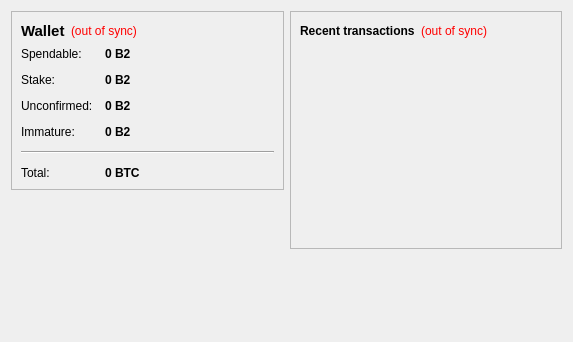
<?xml version="1.0" encoding="UTF-8"?>
<ui version="4.0">
 <class>OverviewPage</class>
 <widget class="QWidget" name="OverviewPage">
  <property name="geometry">
   <rect>
    <x>0</x>
    <y>0</y>
    <width>573</width>
    <height>342</height>
   </rect>
  </property>
  <property name="windowTitle">
   <string>Form</string>
  </property>
  <layout class="QHBoxLayout" name="horizontalLayout" stretch="1,1">
   <item>
    <layout class="QVBoxLayout" name="verticalLayout_2">
     <item>
      <widget class="QFrame" name="frame">
       <property name="frameShape">
        <enum>QFrame::StyledPanel</enum>
       </property>
       <property name="frameShadow">
        <enum>QFrame::Raised</enum>
       </property>
       <layout class="QVBoxLayout" name="verticalLayout_4">
        <item>
         <layout class="QHBoxLayout" name="horizontalLayout_4">
          <item>
           <widget class="QLabel" name="label_5">
            <property name="font">
             <font>
              <pointsize>11</pointsize>
              <weight>75</weight>
              <bold>true</bold>
             </font>
            </property>
            <property name="text">
             <string>Wallet</string>
            </property>
           </widget>
          </item>
          <item>
           <widget class="QLabel" name="labelWalletStatus">
            <property name="toolTip">
             <string>The displayed information may be out of date. Your wallet automatically synchronizes with the B2COIN network after a connection is established, but this process has not completed yet.</string>
            </property>
            <property name="styleSheet">
             <string notr="true">QLabel { color: red; }</string>
            </property>
            <property name="text">
             <string notr="true">(out of sync)</string>
            </property>
            <property name="alignment">
             <set>Qt::AlignLeading|Qt::AlignLeft|Qt::AlignVCenter</set>
            </property>
           </widget>
          </item>
          <item>
           <spacer name="horizontalSpacer_2">
            <property name="orientation">
             <enum>Qt::Horizontal</enum>
            </property>
            <property name="sizeHint" stdset="0">
             <size>
              <width>40</width>
              <height>20</height>
             </size>
            </property>
           </spacer>
          </item>
         </layout>
        </item>
        <item>
         <layout class="QFormLayout" name="formLayout_2">
          <property name="fieldGrowthPolicy">
           <enum>QFormLayout::AllNonFixedFieldsGrow</enum>
          </property>
          <property name="horizontalSpacing">
           <number>12</number>
          </property>
          <property name="verticalSpacing">
           <number>12</number>
          </property>
          <item row="0" column="0">
           <widget class="QLabel" name="label">
            <property name="text">
             <string>Spendable:</string>
            </property>
           </widget>
          </item>
          <item row="0" column="1">
           <widget class="QLabel" name="labelBalance">
            <property name="font">
             <font>
              <weight>75</weight>
              <bold>true</bold>
             </font>
            </property>
            <property name="cursor">
             <cursorShape>IBeamCursor</cursorShape>
            </property>
            <property name="toolTip">
             <string>Your current spendable balance</string>
            </property>
            <property name="text">
             <string notr="true">0 B2</string>
            </property>
            <property name="textInteractionFlags">
             <set>Qt::LinksAccessibleByMouse|Qt::TextSelectableByKeyboard|Qt::TextSelectableByMouse</set>
            </property>
           </widget>
          </item>
          <item row="1" column="0">
           <widget class="QLabel" name="label_6">
            <property name="text">
             <string>Stake:</string>
            </property>
           </widget>
          </item>
          <item row="1" column="1">
           <widget class="QLabel" name="labelStake">
            <property name="font">
             <font>
              <weight>75</weight>
              <bold>true</bold>
             </font>
            </property>
            <property name="cursor">
             <cursorShape>IBeamCursor</cursorShape>
            </property>
            <property name="toolTip">
             <string>Total of coins that was staked, and do not yet count toward the current balance</string>
            </property>
            <property name="text">
             <string notr="true">0 B2</string>
            </property>
            <property name="textInteractionFlags">
             <set>Qt::LinksAccessibleByMouse|Qt::TextSelectableByKeyboard|Qt::TextSelectableByMouse</set>
            </property>
           </widget>
          </item>
          <item row="2" column="0">
           <widget class="QLabel" name="label_3">
            <property name="text">
             <string>Unconfirmed:</string>
            </property>
           </widget>
          </item>
          <item row="2" column="1">
           <widget class="QLabel" name="labelUnconfirmed">
            <property name="font">
             <font>
              <weight>75</weight>
              <bold>true</bold>
             </font>
            </property>
            <property name="cursor">
             <cursorShape>IBeamCursor</cursorShape>
            </property>
            <property name="toolTip">
             <string>Total of transactions that have yet to be confirmed, and do not yet count toward the current balance</string>
            </property>
            <property name="text">
             <string notr="true">0 B2</string>
            </property>
            <property name="textInteractionFlags">
             <set>Qt::LinksAccessibleByMouse|Qt::TextSelectableByKeyboard|Qt::TextSelectableByMouse</set>
            </property>
           </widget>
          </item>
          <item row="3" column="0">
           <widget class="QLabel" name="labelImmatureText">
            <property name="text">
             <string>Immature:</string>
            </property>
           </widget>
          </item>
          <item row="3" column="1">
           <widget class="QLabel" name="labelImmature">
            <property name="font">
             <font>
              <weight>75</weight>
              <bold>true</bold>
             </font>
            </property>
            <property name="toolTip">
             <string>Mined balance that has not yet matured</string>
            </property>
            <property name="text">
             <string notr="true">0 B2</string>
            </property>
            <property name="textInteractionFlags">
             <set>Qt::LinksAccessibleByMouse|Qt::TextSelectableByKeyboard|Qt::TextSelectableByMouse</set>
            </property>
           </widget>
          </item>
          <item row="4" column="0" colspan="2">
           <widget class="Line" name="line">
            <property name="orientation">
             <enum>Qt::Horizontal</enum>
            </property>
           </widget>
          </item>
          <item row="5" column="0">
           <widget class="QLabel" name="labelTotalText">
            <property name="text">
             <string>Total:</string>
            </property>
           </widget>
          </item>
          <item row="5" column="1">
           <widget class="QLabel" name="labelTotal">
            <property name="font">
             <font>
              <weight>75</weight>
              <bold>true</bold>
             </font>
            </property>
            <property name="cursor">
             <cursorShape>IBeamCursor</cursorShape>
            </property>
            <property name="toolTip">
             <string>Your current total balance</string>
            </property>
            <property name="text">
             <string notr="true">0 BTC</string>
            </property>
            <property name="textInteractionFlags">
             <set>Qt::LinksAccessibleByMouse|Qt::TextSelectableByKeyboard|Qt::TextSelectableByMouse</set>
            </property>
           </widget>
          </item>
         </layout>
        </item>
       </layout>
      </widget>
     </item>
     <item>
      <spacer name="verticalSpacer">
       <property name="orientation">
        <enum>Qt::Vertical</enum>
       </property>
       <property name="sizeHint" stdset="0">
        <size>
         <width>20</width>
         <height>40</height>
        </size>
       </property>
      </spacer>
     </item>
    </layout>
   </item>
   <item>
    <layout class="QVBoxLayout" name="verticalLayout_3">
     <item>
      <widget class="QFrame" name="frame_2">
       <property name="frameShape">
        <enum>QFrame::StyledPanel</enum>
       </property>
       <property name="frameShadow">
        <enum>QFrame::Raised</enum>
       </property>
       <layout class="QVBoxLayout" name="verticalLayout">
        <item>
         <layout class="QHBoxLayout" name="horizontalLayout_2">
          <item>
           <widget class="QLabel" name="label_4">
            <property name="text">
             <string>&lt;b&gt;Recent transactions&lt;/b&gt;</string>
            </property>
           </widget>
          </item>
          <item>
           <widget class="QLabel" name="labelTransactionsStatus">
            <property name="toolTip">
             <string>The displayed information may be out of date. Your wallet automatically synchronizes with the B2COIN network after a connection is established, but this process has not completed yet.</string>
            </property>
            <property name="styleSheet">
             <string notr="true">QLabel { color: red; }</string>
            </property>
            <property name="text">
             <string notr="true">(out of sync)</string>
            </property>
            <property name="alignment">
             <set>Qt::AlignRight|Qt::AlignTrailing|Qt::AlignVCenter</set>
            </property>
           </widget>
          </item>
          <item>
           <spacer name="horizontalSpacer">
            <property name="orientation">
             <enum>Qt::Horizontal</enum>
            </property>
            <property name="sizeHint" stdset="0">
             <size>
              <width>40</width>
              <height>20</height>
             </size>
            </property>
           </spacer>
          </item>
         </layout>
        </item>
        <item>
         <widget class="QListView" name="listTransactions">
          <property name="styleSheet">
           <string notr="true">QListView { background: transparent; }</string>
          </property>
          <property name="frameShape">
           <enum>QFrame::NoFrame</enum>
          </property>
          <property name="verticalScrollBarPolicy">
           <enum>Qt::ScrollBarAlwaysOff</enum>
          </property>
          <property name="horizontalScrollBarPolicy">
           <enum>Qt::ScrollBarAlwaysOff</enum>
          </property>
          <property name="selectionMode">
           <enum>QAbstractItemView::NoSelection</enum>
          </property>
         </widget>
        </item>
       </layout>
      </widget>
     </item>
     <item>
      <spacer name="verticalSpacer_2">
       <property name="orientation">
        <enum>Qt::Vertical</enum>
       </property>
       <property name="sizeHint" stdset="0">
        <size>
         <width>20</width>
         <height>40</height>
        </size>
       </property>
      </spacer>
     </item>
    </layout>
   </item>
  </layout>
 </widget>
 <resources/>
 <connections/>
</ui>
